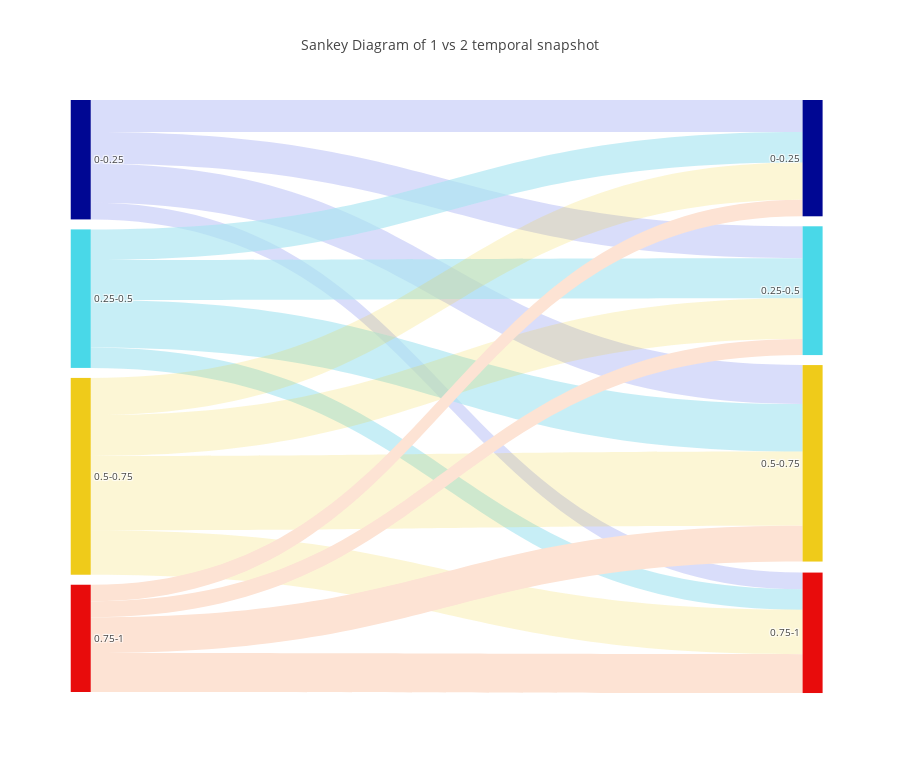

The notebook cell saved with this chart:
### Markdown cell above
### 1 vs 2

### Code cell
# time 1 to time 2
links = [['Source','Target','Value','Link Color'],

        # tempo 0 al tempo 1
        [0,4,t01[0,0],'rgba(5, 31, 223, 0.15)'],
        [0,5,t01[0,0.25],'rgba(5, 31, 223, 0.15)'],
        [0,6,t01[0,0.5],'rgba(5, 31, 223, 0.15)'],
        [0,7,t01[0,1],'rgba(5, 31, 223, 0.15)'],

        [1,4,t01[0.25,0],'rgba(170, 230, 242, 0.66)'],
        [1,5,t01[0.25,0.25],'rgba(170, 230, 242, 0.66)'],
        [1,6,t01[0.25,0.5],'rgba(170, 230, 242, 0.66)'],
        [1,7,t01[0.25,1],'rgba(170, 230, 242, 0.66)'],

        [2,4,t01[0.5,0],'rgba(239, 203, 26, 0.18)'],
        [2,5,t01[0.5,0.25],'rgba(239, 203, 26, 0.18)'],
        [2,6,t01[0.5,0.5],'rgba(239, 203, 26, 0.18)'],
        [2,7,t01[0.5,1],'rgba(239, 203, 26, 0.18)'],
         
        [3,4,t01[1,0],'rgba(253,227,212,1'],
        [3,5,t01[1,0.25],'rgba(253,227,212,1'],
        [3,6,t01[1,0.5],'rgba(253,227,212,1'],
        [3,7,t01[1,1],'rgba(253,227,212,1'],
        ]
         

# Nodes & links
nodes = [['ID', 'Label', 'Color'],
        [0,'0-0.25','#000793'],
        [1,'0.25-0.5','#49D8E8'],
        [2,'0.5-0.75','#EFCB1A'],
        [3,'0.75-1','#E80C0C'],
        [4,'0-0.25','#000793'],
        [5,'0.25-0.5','#49D8E8'],
        [6,'0.5-0.75','#EFCB1A'],
        [7,'0.75-1','#E80C0C'],
        ]

# Retrieve headers and build dataframes
nodes_headers = nodes.pop(0)
links_headers = links.pop(0)
df_nodes = pd.DataFrame(nodes, columns = nodes_headers)
df_links = pd.DataFrame(links, columns = links_headers)
#df_nodes['counts']=count_nodes
# Sankey plot setup
data_trace = dict(
    type='sankey',
    arrangement = "snap",
    domain = dict(
      x =  [0,1],
      y =  [0,1]
    ),
    orientation = "h",
    valueformat = ".0f",
    node = dict(
      pad = 10,
    # thickness = 30,
      line = dict(
        color = "black",
        width = 0,
        #value=df_nodes['counts'].dropna(axis=0, how='any')
      ),
      #value=df_nodes['counts'].dropna(axis=0, how='any'),
      label =  df_nodes['Label'].dropna(axis=0, how='any'),
      y=[0.001,0.3,0.6,0.9,0.001,0.3,0.6,0.9],
      x=[0.001,0.001,0.001,0.001,0.99,0.99,0.99,0.99],
      color = df_nodes['Color'],
    ),
    link = dict(
      source = df_links['Source'].dropna(axis=0, how='any'),
      target = df_links['Target'].dropna(axis=0, how='any'),
      value = df_links['Value'].dropna(axis=0, how='any'),
      color = df_links['Link Color'].dropna(axis=0, how='any'),
  )
)

layout = dict(
        title = "Sankey Diagram of 1 vs 2 temporal snapshot",
    height = 772,
    font = dict(
      size = 10),)

fig = dict(data=[data_trace], layout=layout)
iplot(fig, validate=False)

### Figure 1 — Plotly figure (JSON) as saved in the notebook; plotly's stock layout.template omitted (floating-point values rounded to 4 significant figures)
{"data": [{"arrangement": "snap", "domain": {"x": [0, 1], "y": [0, 1]}, "link": {"color": ["rgba(5, 31, 223, 0.15)", "rgba(5, 31, 223, 0.15)", "rgba(5, 31, 223, 0.15)", "rgba(5, 31, 223, 0.15)", "rgba(170, 230, 242, 0.66)", "rgba(170, 230, 242, 0.66)", "rgba(170, 230, 242, 0.66)", "rgba(170, 230, 242, 0.66)", "rgba(239, 203, 26, 0.18)", "rgba(239, 203, 26, 0.18)", "rgba(239, 203, 26, 0.18)", "rgba(239, 203, 26, 0.18)", "rgba(253,227,212,1", "rgba(253,227,212,1", "rgba(253,227,212,1", "rgba(253,227,212,1"], "source": [0, 0, 0, 0, 1, 1, 1, 1, 2, 2, 2, 2, 3, 3, 3, 3], "target": [4, 5, 6, 7, 4, 5, 6, 7, 4, 5, 6, 7, 4, 5, 6, 7], "value": [92, 92, 112, 48, 88, 115, 137, 59, 107, 118, 214, 128, 48, 46, 103, 112]}, "node": {"color": ["#000793", "#49D8E8", "#EFCB1A", "#E80C0C", "#000793", "#49D8E8", "#EFCB1A", "#E80C0C"], "label": ["0-0.25", "0.25-0.5", "0.5-0.75", "0.75-1", "0-0.25", "0.25-0.5", "0.5-0.75", "0.75-1"], "line": {"color": "black", "width": 0}, "pad": 10, "x": [0.001, 0.001, 0.001, 0.001, 0.99, 0.99, 0.99, 0.99], "y": [0.001, 0.3, 0.6, 0.9, 0.001, 0.3, 0.6, 0.9]}, "orientation": "h", "type": "sankey", "valueformat": ".0f"}], "layout": {"font": {"size": 10}, "height": 772, "title": "Sankey Diagram of 1 vs 2 temporal snapshot"}}
